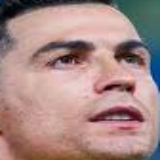
#> input picture Data/train/Cristiano Ronaldo/Cristiano Ronaldo125.png, 160 x 160 px; its folder holds only this picture in this run
$ python data_augmentation.py
#> lines starting #> are read from the running program, lines starting #| are printed output that depends on the picture
import cv2
import numpy as np
import os

# Function to rotate the image
def rotate_image(image, angle):
    height, width = image.shape[:2]
    rotation_matrix = cv2.getRotationMatrix2D((width / 2, height / 2), angle, 1)
    rotated_image = cv2.warpAffine(image, rotation_matrix, (width, height))
    return rotated_image

# Function to flip (mirror) the image horizontally
def flip_image(image):
    return cv2.flip(image, 1)

# Function to adjust brightness
def adjust_brightness(image, factor):
    hsv = cv2.cvtColor(image, cv2.COLOR_BGR2HSV)
    hsv[:,:,2] = np.clip(hsv[:,:,2] * factor, 0, 255)
    brightened_image = cv2.cvtColor(hsv, cv2.COLOR_HSV2BGR)
    return brightened_image

def augmentation(root_path):
    for folder in os.listdir(root_path):
        folder_path = os.path.join(root_path, folder)
        cnt = 0
        for file in os.listdir(folder_path):
            rotate_random = np.arange(-30, 31, 5)
            np.random.shuffle(rotate_random)
            rotate_random = rotate_random[:4]
            image_path = os.path.join(folder_path, file)
            image = cv2.imread(image_path)
            image_rotate1 = rotate_image(image, rotate_random[0])
            image_rotate2 = rotate_image(image, rotate_random[1])
            image_rotate3 = rotate_image(image, rotate_random[2])
            image_rotate4 = rotate_image(image, rotate_random[3])
            image_flip = flip_image(image)
            image_flip1 = flip_image(image_rotate1)
            image_flip2 = flip_image(image_rotate2)
            image_flip3 = flip_image(image_rotate3)
            image_flip4 = flip_image(image_rotate4)
            decrease_brightness = adjust_brightness(image, 0.8)
            increase_brightness = adjust_brightness(image, 1.2)
            ### save image
            cv2.imwrite(os.path.join(folder_path , f'{folder}{cnt}.png'), image_rotate1)
            cnt += 1
            cv2.imwrite(os.path.join(folder_path , f'{folder}{cnt}.png'), image_rotate2)
            cnt += 1
            cv2.imwrite(os.path.join(folder_path , f'{folder}{cnt}.png'), image_rotate3)
            cnt += 1
            cv2.imwrite(os.path.join(folder_path , f'{folder}{cnt}.png'), image_rotate4)
            cnt += 1
            cv2.imwrite(os.path.join(folder_path , f'{folder}{cnt}.png'), image_flip)
            cnt += 1
            cv2.imwrite(os.path.join(folder_path , f'{folder}{cnt}.png'), image_flip1)
            cnt += 1
            cv2.imwrite(os.path.join(folder_path , f'{folder}{cnt}.png'), image_flip2)
            cnt += 1
            cv2.imwrite(os.path.join(folder_path , f'{folder}{cnt}.png'), image_flip3)
            cnt += 1
            cv2.imwrite(os.path.join(folder_path , f'{folder}{cnt}.png'), image_flip4)
            cnt += 1
            cv2.imwrite(os.path.join(folder_path , f'{folder}{cnt}.png'), decrease_brightness)
            cnt += 1
            cv2.imwrite(os.path.join(folder_path , f'{folder}{cnt}.png'), increase_brightness)
            cnt += 1

def main():
    augmentation('./Data/train')
#> in augmentation, image is the input picture: shape (160, 160, 3); mean B, G, R 134.3, 138.1, 168.5
#> in rotate_image, `rotation_matrix = cv2.getRotationMatrix2D((width / 2, height / 2), ang..`: rotation_matrix = [[1, 0, 0], [0, 1, 0]]
#> call 2 of rotate_image, with angle = 25
#> in rotate_image (call 2), `rotation_matrix = cv2.getRotationMatrix2D((width / 2, height / 2), ang..`: rotation_matrix = [[0.906, 0.423, -26.31], [-0.423, 0.906, 41.3]]
#> in rotate_image (call 2), `rotated_image = cv2.warpAffine(image, rotation_matrix, (width, height))`:
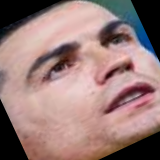
#> rotated_image: shape (160, 160, 3); mean B, G, R 121.1, 124.1, 153.2
#> call 3 of rotate_image, with angle = -10
#> in rotate_image (call 3), `rotation_matrix = cv2.getRotationMatrix2D((width / 2, height / 2), ang..`: rotation_matrix = [[0.985, -0.174, 15.11], [0.174, 0.985, -12.68]]
#> in rotate_image (call 3), `rotated_image = cv2.warpAffine(image, rotation_matrix, (width, height))`:
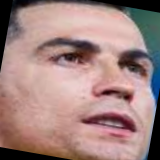
#> rotated_image: shape (160, 160, 3); mean B, G, R 128.4, 132, 162.2
#> call 4 of rotate_image, with angle = 20
#> in rotate_image (call 4), `rotation_matrix = cv2.getRotationMatrix2D((width / 2, height / 2), ang..`: rotation_matrix = [[0.94, 0.342, -22.54], [-0.342, 0.94, 32.19]]
#> in rotate_image (call 4), `rotated_image = cv2.warpAffine(image, rotation_matrix, (width, height))`:
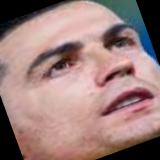
#> rotated_image: shape (160, 160, 3); mean B, G, R 122.8, 125.9, 155.4
#> in flip_image (call 4), `return cv2.flip(image, 1)`:
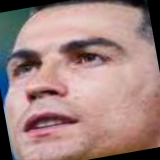
#> returned value: shape (160, 160, 3); mean of channels 0, 1, 2 128.4, 132, 162.2; drawn as B, G, R
#> in flip_image (call 5), `return cv2.flip(image, 1)`:
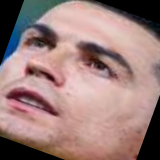
#> returned value: shape (160, 160, 3); mean of channels 0, 1, 2 122.8, 125.9, 155.4; drawn as B, G, R
#> in adjust_brightness, `hsv = cv2.cvtColor(image, cv2.COLOR_BGR2HSV)`: hsv: shape (160, 160, 3); mean H, S, V 45.7, 70.9, 173
#> in adjust_brightness, `hsv[:,:,2] = np.clip(hsv[:,:,2] * factor, 0, 255)`: hsv: shape (160, 160, 3); mean H, S, V 45.7, 70.9, 138
#> in adjust_brightness, `brightened_image = cv2.cvtColor(hsv, cv2.COLOR_HSV2BGR)`:
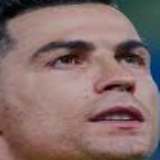
#> brightened_image: shape (160, 160, 3); mean B, G, R 106.7, 109.7, 134.3
#> call 2 of adjust_brightness, with factor = 1.2
#> in adjust_brightness (call 2), `hsv[:,:,2] = np.clip(hsv[:,:,2] * factor, 0, 255)`: hsv: shape (160, 160, 3); mean H, S, V 45.7, 70.9, 204.1
#> in adjust_brightness (call 2), `brightened_image = cv2.cvtColor(hsv, cv2.COLOR_HSV2BGR)`:
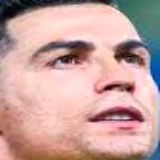
#> brightened_image: shape (160, 160, 3); mean B, G, R 157.9, 162.3, 198.6
#> pass 2 of the loop in augmentation, `for folder in os.listdir(root_path):`:
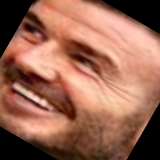
#> input picture Data/train/David Beckham/David Beckham269.png, 160 x 160 px
#> in augmentation, image is the input picture: shape (160, 160, 3); mean B, G, R 83.1, 102.1, 152.5
#> rotation_matrix = [[0.966, -0.259, 23.43], [0.259, 0.966, -17.98]]
#> in rotate_image (call 7), `rotated_image = cv2.warpAffine(image, rotation_matrix, (width, height))`:
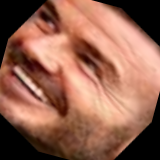
#> rotated_image: shape (160, 160, 3); mean B, G, R 80.5, 98.9, 147.7
#> in adjust_brightness (call 4), `brightened_image = cv2.cvtColor(hsv, cv2.COLOR_HSV2BGR)`:
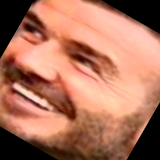
#> brightened_image: shape (160, 160, 3); mean B, G, R 92.4, 114.2, 172.2
    augmentation('./Data/test')

if __name__ == '__main__':
#> (the run stopped early here; a loop or call above may not have finished)
